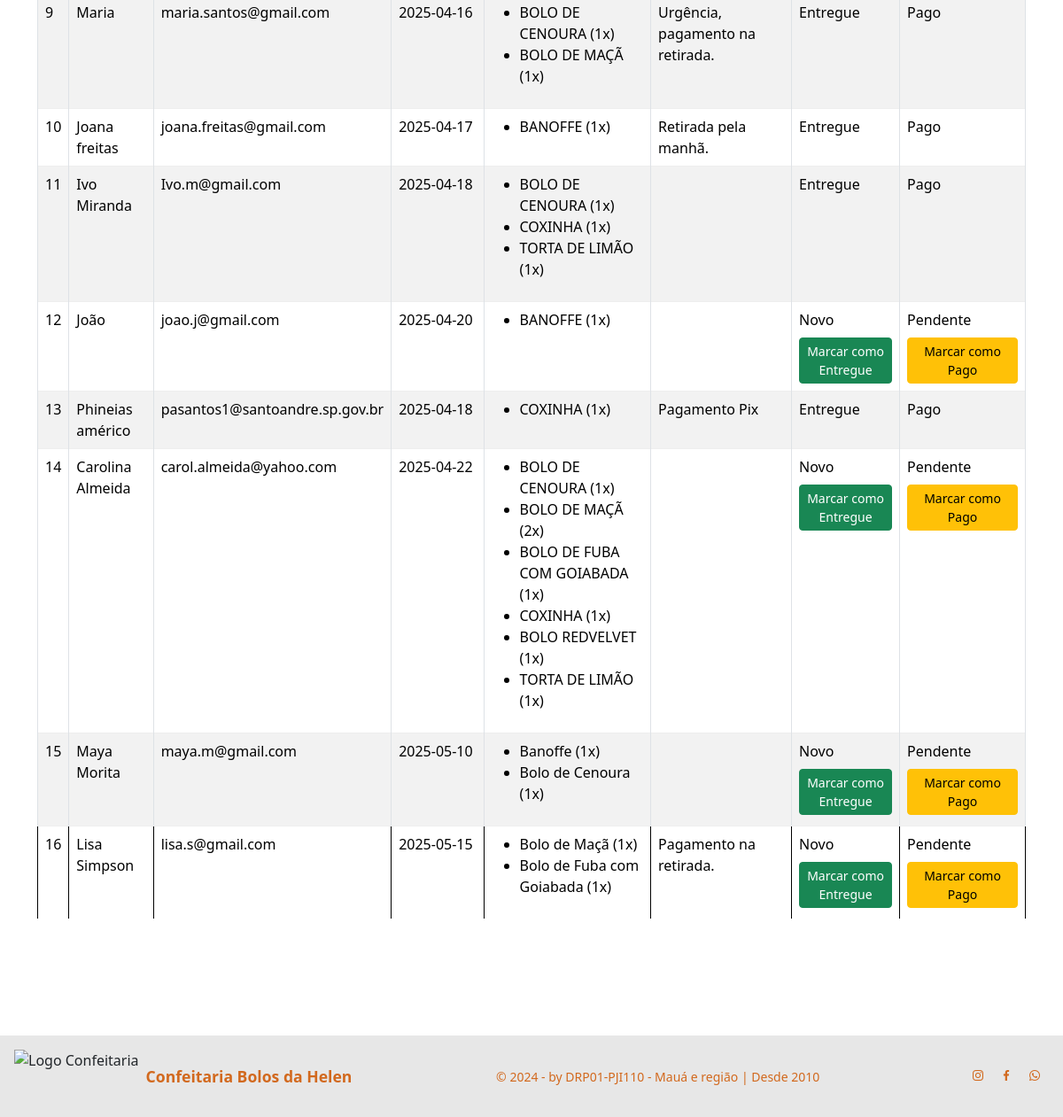
The page /admin/pedidos (lower part) on the database as committed earlier.
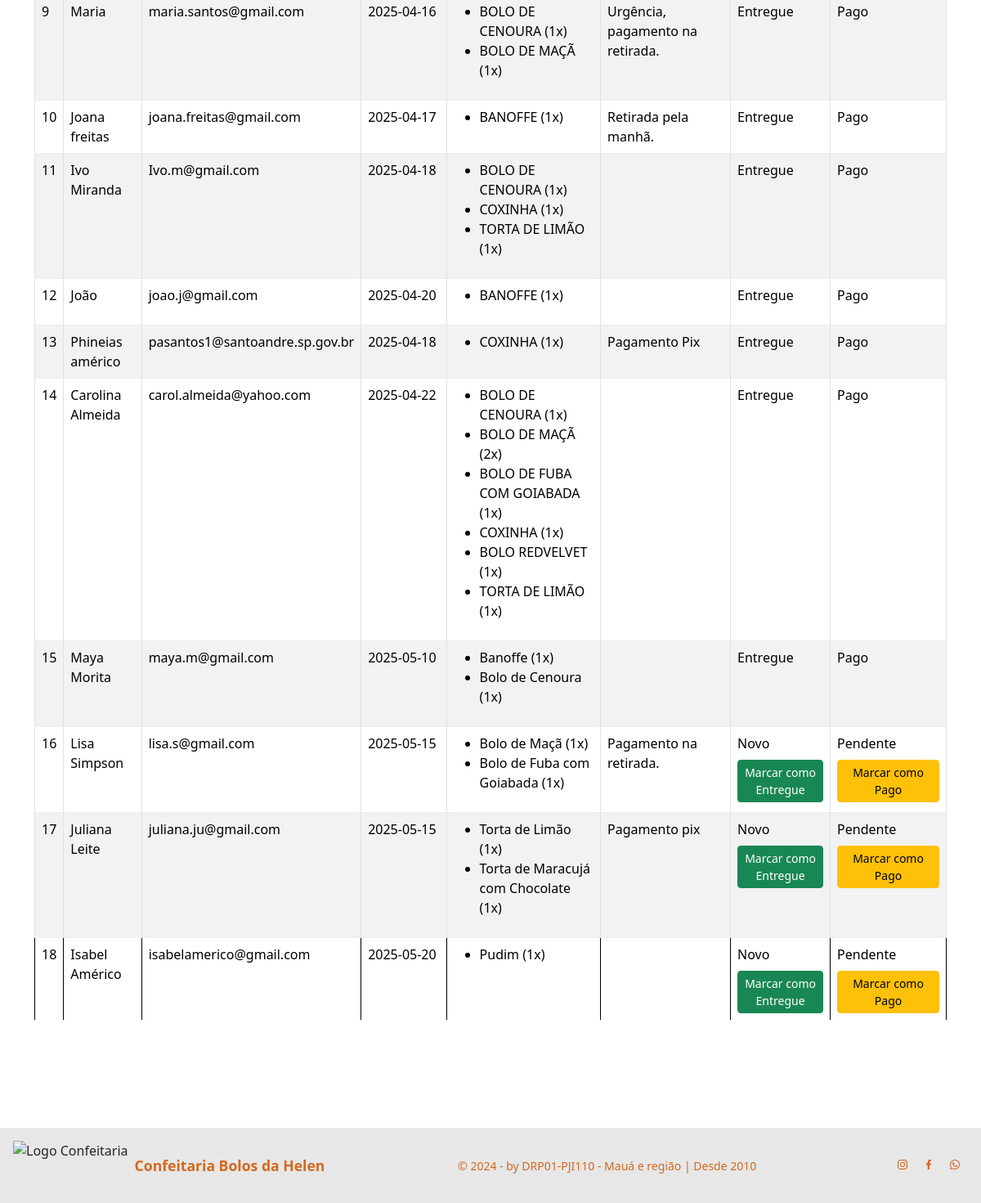
The same page on the database as committed later.
### tables this page shows
CREATE TABLE pedidos (
    id INTEGER PRIMARY KEY AUTOINCREMENT,
    nome TEXT,
    email TEXT,
    data_entrega TEXT,
    observacoes TEXT
, status TEXT DEFAULT 'Novo', pagamento TEXT DEFAULT 'Pendente');

CREATE TABLE itens_pedido (
    id INTEGER PRIMARY KEY AUTOINCREMENT,
    pedido_id INTEGER,
    produto TEXT,
    quantidade INTEGER,
    FOREIGN KEY (pedido_id) REFERENCES pedidos(id)
);

### app.py (the view)
@app.route('/admin/pedidos')
def admin_pedidos():
    filtro = request.args.get('filtro')  # Captura filtro da URL
    conn = get_db_connection()
    query = 'SELECT * FROM pedidos'
    params = ()
    if filtro == 'entregues':
        query += ' WHERE status = ?'
        params = ('Entregue',)
    elif filtro == 'pendentes':
        query += ' WHERE pagamento = ?'
        params = ('Pendente',)
    elif filtro == 'pagos':
        query += ' WHERE pagamento = ?'
        params = ('Pago',)
    pedidos = conn.execute(query, params).fetchall()
    lista_pedidos = []
    for pedido in pedidos:
        itens = conn.execute('SELECT produto, quantidade FROM itens_pedido WHERE pedido_id = ?', (pedido['id'],)).fetchall()
        pedido_completo = {
            'id': pedido['id'],
            'nome': pedido['nome'],
            'email': pedido['email'],
            'data_entrega': pedido['data_entrega'],
            'observacoes': pedido['observacoes'],
            'status': pedido['status'],
            'pagamento': pedido['pagamento'],
            'itens': itens  # <-- Lista de produtos
        }
        lista_pedidos.append(pedido_completo)
    conn.close()
    return render_template('admin.html', pedidos=lista_pedidos)

### app.py (called while the page is built)
def get_db_connection():
    conn = sqlite3.connect('banco.db')
    conn.row_factory = sqlite3.Row
    return conn

### templates/admin.html (shortened to what this page needs)
{% extends 'base.html' %}
{% block content %}
<div class="container mt-5">
    <table class="table table-bordered table-striped mt-4" style="background-color: #d2691e;" >
        <tbody>
            {% for pedido in pedidos %}
            <tr>
                <td>{{ pedido.id }}</td>
                <td>{{ pedido.nome }}</td>
                <td>{{ pedido.email }}</td>
                <td>{{ pedido.data_entrega }}</td>
                <td>
                    <ul>
                        {% for item in pedido.itens %}
                        <li>{{ item['produto'] }} ({{ item['quantidade'] }}x)</li>
                        {% endfor %}
                    </ul>
                </td>
                <td>{{ pedido.observacoes }}</td>
                <td>
                    {{ pedido.status }}
                    {% if pedido.status != 'Entregue' %}
                    <form action="{{ url_for('marcar_como_entregue', id=pedido.id) }}" method="POST" style="display: inline;">
                        <button type="submit" class="btn btn-success btn-sm w-auto mt-2">Marcar como Entregue</button>
                    </form>
                    {% endif %}
                </td>
                <td>
                    {{ pedido.pagamento }}
                    {% if pedido.pagamento != 'Pago' %}
                    <form action="{{ url_for('marcar_como_pago', id=pedido.id) }}" method="POST" style="display: inline;">
                        <button type="submit" class="btn btn-warning btn-sm w-auto mt-2">Marcar como Pago</button>
                    </form>
                    {% endif %}
                </td>
            </tr>
            {% endfor %}
        </tbody>
    </table>
</div>
{% endblock %}

### templates/base.html (shortened to what this page needs)
<!DOCTYPE html>
<html lang="pt-BR">
<head>
    <link rel="stylesheet" href="{{ url_for('static', filename='/css/style.css') }}"/>
    <link href="https://unpkg.com/boxicons@2.1.4/css/boxicons.min.css" rel="stylesheet"/>
    <link href="https://cdn.jsdelivr.net/npm/bootstrap@5.3.2/dist/css/bootstrap.min.css" rel="stylesheet">
    <link href="https://cdn.jsdelivr.net/npm/bootstrap-icons@1.10.5/font/bootstrap-icons.css" rel="stylesheet">
</head>
<body class="d-flex flex-column min-vh-100">
<main class="container-fluid flex-grow-1 my-5">
    {% block content %}
    {% endblock %}
</main>
<footer class="d-flex flex-column flex-md-row justify-content-between align-items-center p-3 mt-5 text-center text-md-start">
  <div class="d-flex align-items-center mb-2 mb-md-0">
    <img src="{{ url_for('static', filename='img/logo1.png') }}" alt="Logo Confeitaria" class="img-fluid" style="height: 60px;">
    <span class="ms-2 fw-bold" style="color:#d2691e; font-size: 1.1rem;">Confeitaria Bolos da Helen</span>
  </div>
  <p class="mb-2 mb-md-0 small" style="color: #d2691e;">
    &copy; 2024 - by DRP01-PJI110 - Mauá e região | Desde 2010
  </p>
  <div class="d-flex justify-content-center">
    <a href="https://instagram.com" class="text-decoration-none mx-2" style="color: #d2691e;">
      <i class="bx bxl-instagram"></i>
    </a>
    <a href="https://facebook.com" class="text-decoration-none mx-2" style="color: #d2691e;">
      <i class="bx bxl-facebook"></i>
    </a>
    <a href="https://wa.me/5511987654321" class="text-decoration-none mx-2" style="color: #d2691e;">
      <i class="bx bxl-whatsapp"></i>
    </a>
  </div>
</footer>
</body>
</html>

### static/css/style.css (style rules this page uses)
* { box-sizing: border-box; margin: 0; padding: 0; outline: 0; }
body { background: #f6f6f6; font-family: "Lato", "Lucida Sans", "Lucida Sans Regular", "Lucida Grande", "Lucida Sans Unicode", Geneva, Verdana, sans-serif; }
body > main { background-color: rgb(255, 255, 255); padding: 0 20px 20px; }
button { cursor: pointer; font-family: "Lato", sans-serif; }
table { width: 100%; border-collapse: collapse; }
table tbody tr { border-bottom: 3px solid #eee; }
table tbody tr:last-child { border: 0; }
html, body { height: 100%; margin: 0; }
footer { background-color: #e7e7e7 ; }
body { font-size: 1rem; }

Rows that differ between the two databases and show on the page:
changed pedidos "João": status "Novo" → "Entregue"; pagamento "Pendente" → "Pago"; no longer shows "Marcar como Entregue"; no longer shows "Marcar como Pago"
changed pedidos "Carolina Almeida": status "Novo" → "Entregue"; pagamento "Pendente" → "Pago"; no longer shows "Marcar como Entregue"; no longer shows "Marcar como Pago"
changed pedidos "Maya Morita": status "Novo" → "Entregue"; pagamento "Pendente" → "Pago"; no longer shows "Marcar como Entregue"; no longer shows "Marcar como Pago"
added pedidos: id "17", nome "Juliana Leite", email "juliana.ju@gmail.com", data_entrega "2025-05-15", observacoes "Pagamento pix", status "Novo", pagamento "Pendente"
added itens_pedido: produto "Torta de Limão", quantidade "1", shown under "17"
added itens_pedido: produto "Torta de Maracujá com Chocolate", quantidade "1", shown under "17"
added pedidos: id "18", nome "Isabel Américo", email "isabelamerico@gmail.com", data_entrega "2025-05-20", status "Novo", pagamento "Pendente"
added itens_pedido: produto "Pudim", quantidade "1", shown under "18"
